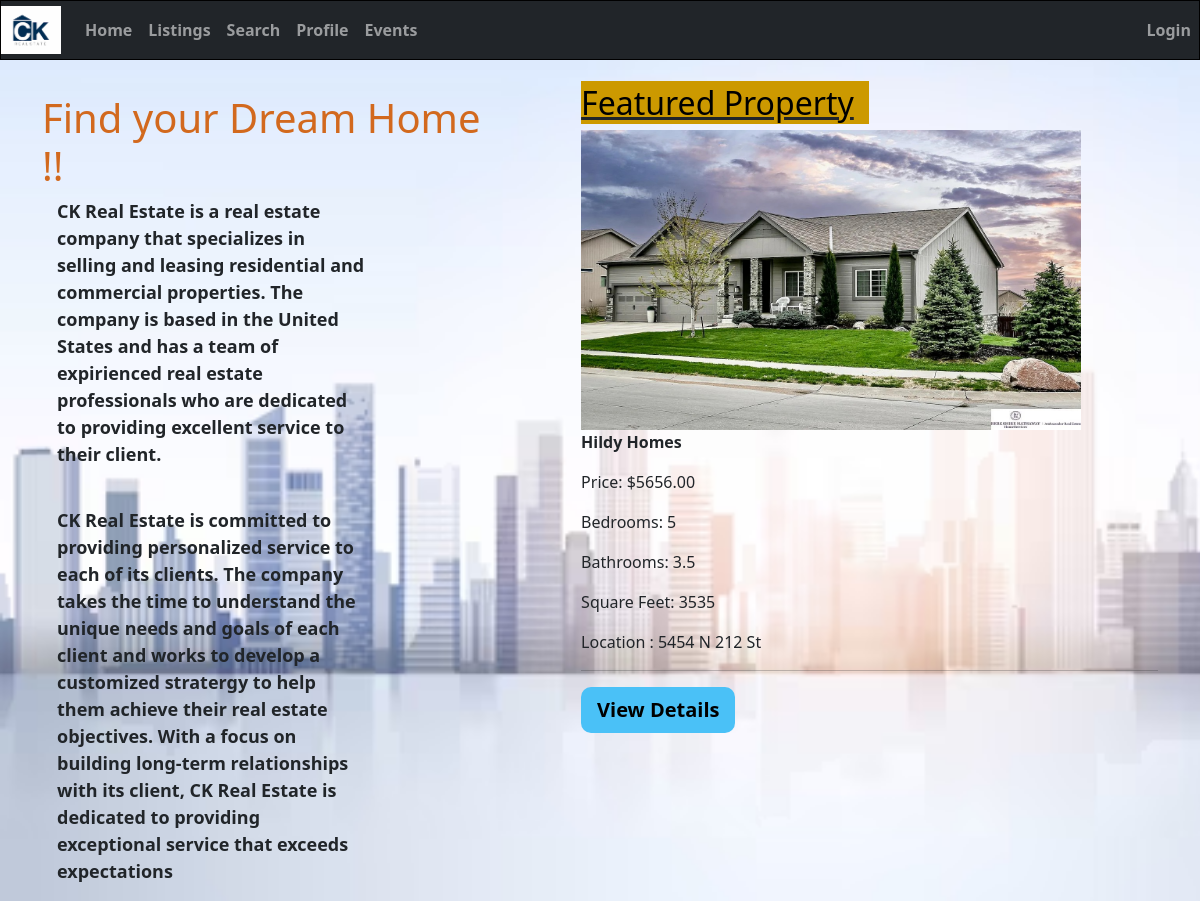
Before: / with the older database file.
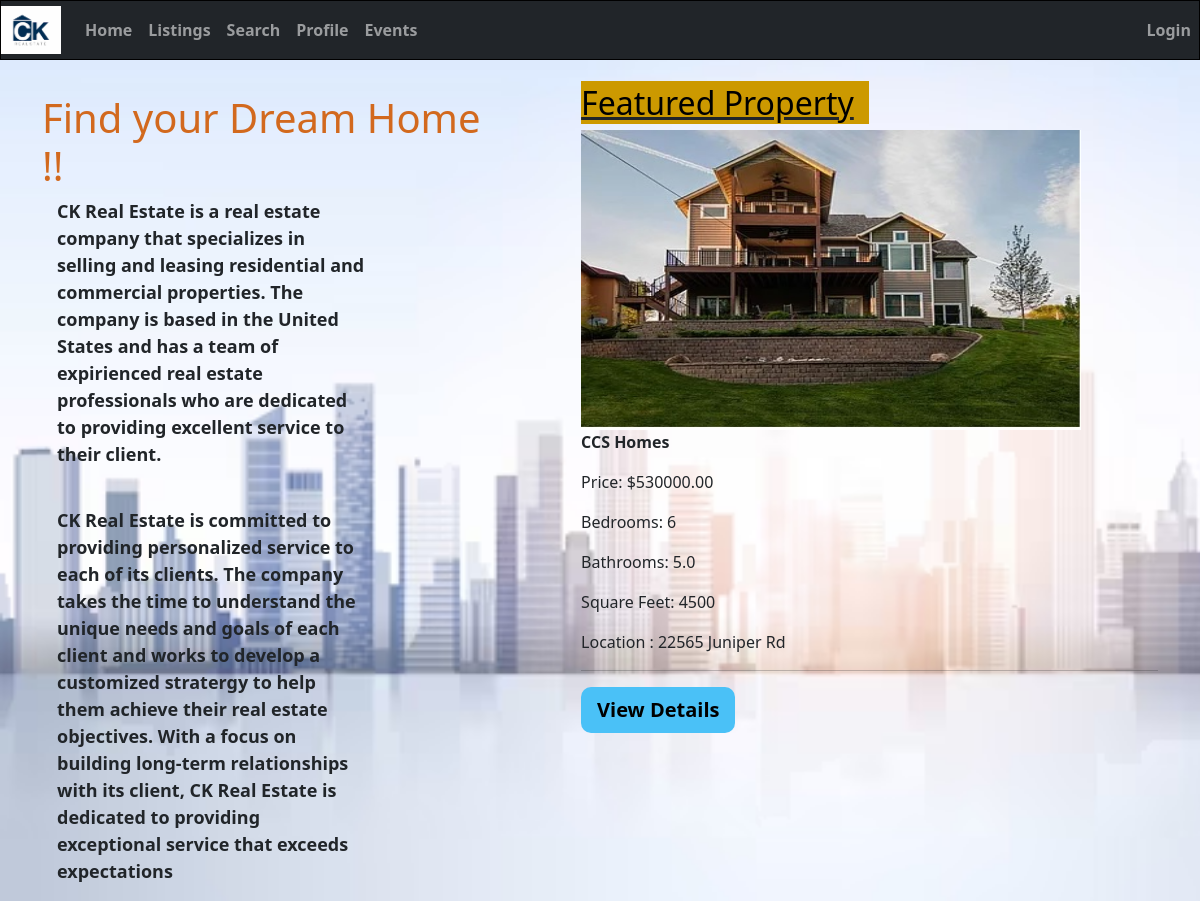
After: the same page with the newer database file.
### home/models.py (models this page shows, shortened)
class Property(models.Model):
    STATUS_CHOICES =(
        ('available', 'AVAILABLE'),
        ('pending', 'PENDING'),
        ('sold', 'SOLD'),
    )
    PROPERTY_CHOICES = (
        (True, 'Yes'),
        (False, 'No')
    )
    id = models.AutoField(primary_key=True)
    name = models.CharField(max_length=50)
    status = models.CharField(max_length=20, choices=STATUS_CHOICES, default='none')
    description = models.CharField(max_length=255)
    address = models.CharField(max_length=255)
    bedrooms = models.IntegerField()
    bathrooms = models.DecimalField(max_digits=3, decimal_places=1)
    square_feet = models.IntegerField()
    price = models.DecimalField(max_digits=10, decimal_places=2)
    featured_property = models.BooleanField(choices=PROPERTY_CHOICES, default='False')
    flag = models.BooleanField(default=True)
    property_image_main = models.ImageField(upload_to='media/property_images/%Y/%m/%d/', blank=True)
    property_image_1 = models.ImageField(upload_to='media/property_images/%Y/%m/%d/', blank=True)
    property_image_2 = models.ImageField(upload_to='media/property_images/%Y/%m/%d/', blank=True)
    property_image_3 = models.ImageField(upload_to='media/property_images/%Y/%m/%d/', blank=True)
    property_type = models.ForeignKey(PropertyType, on_delete=models.SET_NULL, null=True)
    property_neighborhood = models.ForeignKey(PropertyNeighborhood, on_delete=models.SET_NULL, null=True)
    property_type_price_range = models.ForeignKey(PropertyPricerange, on_delete=models.SET_NULL, null=True)

### home/views.py (the view)
# urls.py: path('', home_view, name='home'),
def home_view(request):
    properties = Property.objects.get(featured_property=True)
    context = {
        'properties': properties,
    }
    return render(request, 'home.html', context)

### templates/home.html (shortened to what this page needs)
{% extends 'base.html' %}
{% load static %}
{% block content %}
        <html lang="en">
        <body>
        <div><br/></div>
        <div class="container">
                    <div class="row">
                        <div class="col-5 col-xl-5">
                             <div>
                                <div>
                                    <h1> Find your Dream Home !!</h1>
                                </div>
                                 <div class="col-9" style="padding-bottom: 5%;">
                                    <p style="font-weight: bold;font-size: 18px">CK Real Estate is a real estate company that specializes in selling and leasing residential and
                                        commercial
                                        properties. The company is based in the United States and has a team of expirienced real estate
                                        professionals who are dedicated to providing excellent service to their client.</p>
                                 </div>
                                 <div class="col-9">
                                    <P style="font-weight: bold; font-size: 18px">CK Real Estate is committed to providing personalized service to each of its clients. The company takes
                                        the
                                        time to understand the unique needs and goals of each client and works to develop a customized stratergy
                                        to
                                        help them achieve their real estate objectives. With a focus on building long-term relationships with
                                        its
                                        client, CK Real Estate is dedicated to providing exceptional service that exceeds expectations</p>
                                 </div>
                            </div>
                        </div>
            <div class="col-7" >
                <div class="section-2">
                                    <div>
                                            <u><h2>
                                                <span style="background-color: #cc9900; padding-right: 15px;color: black">Featured Property
                                                </span>
                                            </h2></u>
                                    </div>
                                        <img class="homeimage" src="{% if properties.property_image_main %}{{ properties.property_image_main.url }}
                                                  {% else %}
                                                    {% static "img/no_image.png" %}
                                                  {% endif %}">
                                    <p> <b>{{ properties.name }}</b></p>
                                    <div>
                                        <p>Price: ${{ properties.price }}</p>
                                    </div>
                                    <div>
                                        <p>Bedrooms: {{ properties.bedrooms }}</p>
                                        <p>Bathrooms: {{ properties.bathrooms }}</p></div>
                                    <div>
                                        <p>Square Feet: {{ properties.square_feet }}</p>
                                        <p>Location : {{ properties.address }}</p>
                                        <hr>
                                    </div>
                        <button class="btn btn-lg btn-viewDetails" ><b>View Details</b> </button>
                    </div>
            </div>
        </div>
       </div>
    </body>
    </html>
{% endblock %}

Changed rows visible on the page:
no longer on this page (row edited): Property: property_image_main (picture), name "Hildy Homes", price "5656.00", bedrooms "5", bathrooms "3.5", square_feet "3535", address "5454 N 212 St"
now on this page (row edited): Property: property_image_main (picture), name "CCS Homes", price "530000.00", bedrooms "6", bathrooms "5.0", square_feet "4500", address "22565 Juniper Rd"
